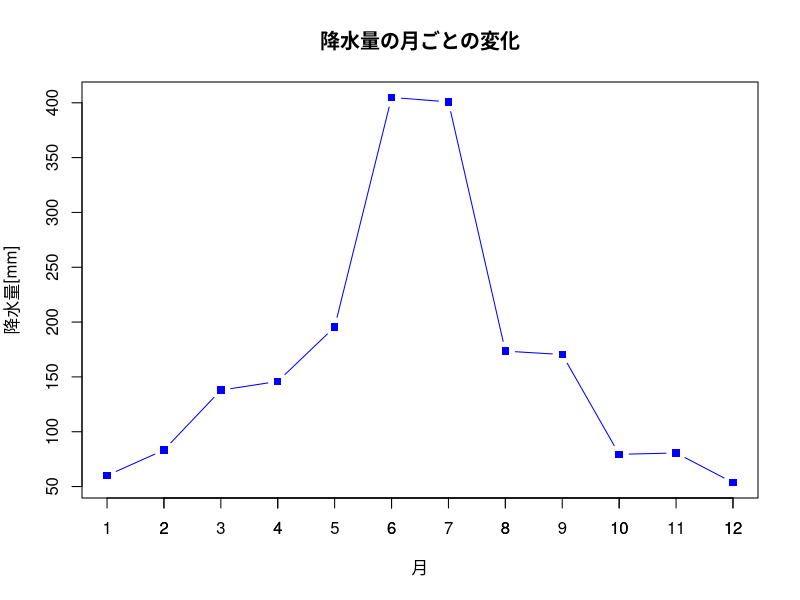

This chart was generated by the following R code:
# データの準備
month <- c(1, 2, 3, 4, 5, 6, 7, 8, 9, 10, 11, 12)
precipitation <- c(60.1, 83.3, 137.9, 145.9, 195.5, 404.9, 400.8, 173.5, 170.4, 79.4, 80.6, 53.6)

# グラフの作成
plot(month, precipitation, type = "b", pch = 15, col = "blue", xlab = "月", ylab = "降水量[mm]", main = "降水量の月ごとの変化")
axis(1, at = month, labels = month)
